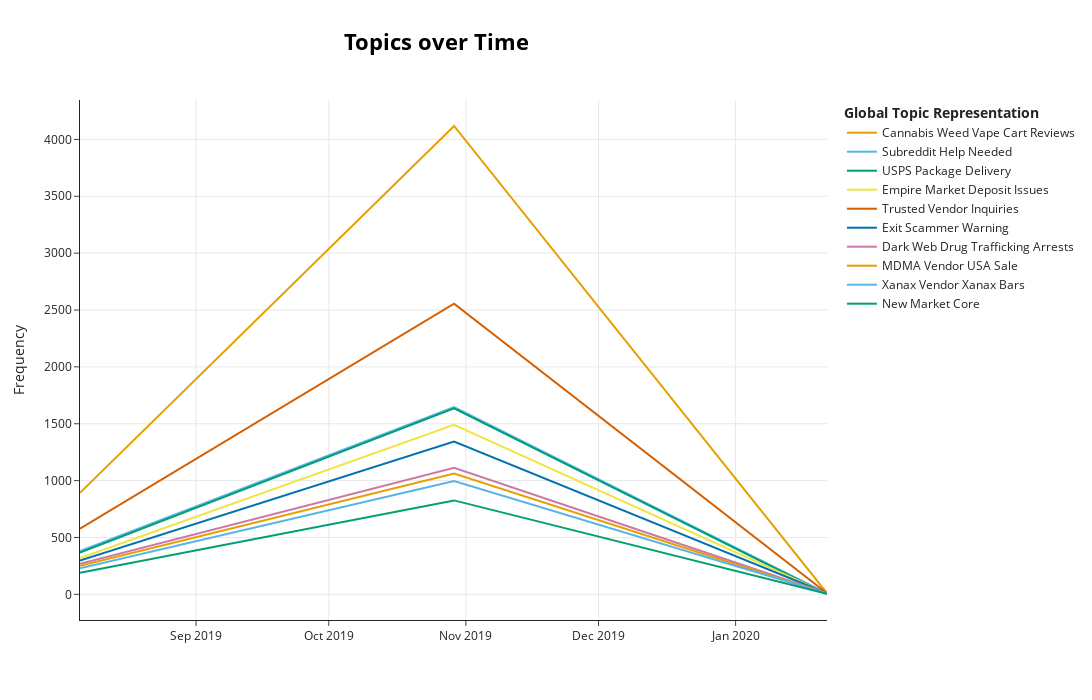

Notebook cell for this chart:
### Markdown cell above
![image.png](attachment:image.png)

### Code cell
topic_model.visualize_topics_over_time(topics_over_time, top_n_topics=10, width=1250, height=700, custom_labels=True)

### Figure 1 — Plotly figure (JSON) as saved in the notebook; plotly's stock layout.template omitted (floating-point values rounded to 4 significant figures)
{"data": [{"hoverinfo": "text", "hovertext": ["<b>Topic 0</b><br>Words: weed, cart, review, cannabis, thc", "<b>Topic 0</b><br>Words: weed, cannabis, cart, review, vendor", "<b>Topic 0</b><br>Words: better, better weed, direct better, grower direct, bitcoin purchace"], "marker": {"color": "#E69F00"}, "mode": "lines", "name": "Cannabis Weed Vape Cart Reviews", "type": "scatter", "x": ["2019-08-05 17:55:40.800", "2019-10-29 08:00:00.000", "2020-01-21 16:00:00.000"], "y": [893, 4118, 10]}, {"hoverinfo": "text", "hovertext": ["<b>Topic 1</b><br>Words: help, sub, need, guy, back", "<b>Topic 1</b><br>Words: help, need, guy, sub, back", "<b>Topic 1</b><br>Words: idrugs orscammers, professional idrugs, mcc source, roa making, best roa"], "marker": {"color": "#56B4E9"}, "mode": "lines", "name": "Subreddit Help Needed", "type": "scatter", "x": ["2019-08-05 17:55:40.800", "2019-10-29 08:00:00.000", "2020-01-21 16:00:00.000"], "y": [381, 1646, 8]}, {"hoverinfo": "text", "hovertext": ["<b>Topic 2</b><br>Words: order, shipping, package, pack, delivery", "<b>Topic 2</b><br>Words: order, shipping, package, pack, delivery", "<b>Topic 2</b><br>Words: version monero, scientific gone, lfw business, gone private, business men"], "marker": {"color": "#009E73"}, "mode": "lines", "name": "USPS Package Delivery", "type": "scatter", "x": ["2019-08-05 17:55:40.800", "2019-10-29 08:00:00.000", "2020-01-21 16:00:00.000"], "y": [367, 1635, 3]}, {"hoverinfo": "text", "hovertext": ["<b>Topic 3</b><br>Words: empire, empire market, empire empire, market, vendor", "<b>Topic 3</b><br>Words: empire, empire market, empire empire, market, vendor", "<b>Topic 3</b><br>Words: prometh, empire, withrawing market, cannabis date, raw prometh"], "marker": {"color": "#F0E442"}, "mode": "lines", "name": "Empire Market Deposit Issues", "type": "scatter", "x": ["2019-08-05 17:55:40.800", "2019-10-29 08:00:00.000", "2020-01-21 16:00:00.000"], "y": [319, 1490, 6]}, {"hoverinfo": "text", "hovertext": ["<b>Topic 4</b><br>Words: vendor, vendor vendor, new, new vendor, inquiry", "<b>Topic 4</b><br>Words: vendor, vendor vendor, new, new vendor, inquiry", "<b>Topic 4</b><br>Words: full driving, drfrosty experience, driving lic, best defense, nt move"], "marker": {"color": "#D55E00"}, "mode": "lines", "name": "Trusted Vendor Inquiries", "type": "scatter", "x": ["2019-08-05 17:55:40.800", "2019-10-29 08:00:00.000", "2020-01-21 16:00:00.000"], "y": [577, 2555, 10]}, {"hoverinfo": "text", "hovertext": ["<b>Topic 5</b><br>Words: scammer, scam, exit, scamming, scammed", "<b>Topic 5</b><br>Words: scammer, scam, exit, scamming, scammed", "<b>Topic 5</b><br>Words: domestic lyrica, legitconnect, new axcess, vendor legitconnect, partner eu"], "marker": {"color": "#0072B2"}, "mode": "lines", "name": "Exit Scammer Warning", "type": "scatter", "x": ["2019-08-05 17:55:40.800", "2019-10-29 08:00:00.000", "2020-01-21 16:00:00.000"], "y": [297, 1344, 8]}, {"hoverinfo": "text", "hovertext": ["<b>Topic 6</b><br>Words: darknet, dark, web, dark web, darkfail", "<b>Topic 6</b><br>Words: darknet, dark, web, dark web, darkfail", "<b>Topic 6</b><br>Words: world regular, admin pm, guarenteed full, question qualitywhite, meth guarenteed"], "marker": {"color": "#CC79A7"}, "mode": "lines", "name": "Dark Web Drug Trafficking Arrests", "type": "scatter", "x": ["2019-08-05 17:55:40.800", "2019-10-29 08:00:00.000", "2020-01-21 16:00:00.000"], "y": [269, 1113, 8]}, {"hoverinfo": "text", "hovertext": ["<b>Topic 7</b><br>Words: mdma, mda, mdma vendor, vendor, usa", "<b>Topic 7</b><br>Words: mdma, mda, mdma vendor, vendor, domestic", "<b>Topic 7</b><br>Words: adderall dosage, cooky cart, spotify subscription, oil economics, availalbe"], "marker": {"color": "#E69F00"}, "mode": "lines", "name": "MDMA Vendor USA Sale", "type": "scatter", "x": ["2019-08-05 17:55:40.800", "2019-10-29 08:00:00.000", "2020-01-21 16:00:00.000"], "y": [252, 1063, 4]}, {"hoverinfo": "text", "hovertext": ["<b>Topic 8</b><br>Words: xanax, mg, diazepam, xanax vendor, valium", "<b>Topic 8</b><br>Words: xanax, mg, diazepam, xanax vendor, valium", "<b>Topic 8</b><br>Words: xanax, cheap robinhood, spread prowar, trucks, stock referral"], "marker": {"color": "#56B4E9"}, "mode": "lines", "name": "Xanax Vendor Xanax Bars", "type": "scatter", "x": ["2019-08-05 17:55:40.800", "2019-10-29 08:00:00.000", "2020-01-21 16:00:00.000"], "y": [230, 997, 6]}, {"hoverinfo": "text", "hovertext": ["<b>Topic 17</b><br>Words: market, market market, new market, new, markets", "<b>Topic 17</b><br>Words: market, market market, new market, new, markets", "<b>Topic 17</b><br>Words: thc cap, newbieforever fairy, got number, fress, fairy tale"], "marker": {"color": "#009E73"}, "mode": "lines", "name": "New Market Core", "type": "scatter", "x": ["2019-08-05 17:55:40.800", "2019-10-29 08:00:00.000", "2020-01-21 16:00:00.000"], "y": [190, 826, 4]}], "layout": {"height": 700, "hoverlabel": {"bgcolor": "white", "font": {"family": "Rockwell", "size": 16}}, "legend": {"title": {"text": "<b>Global Topic Representation"}}, "title": {"font": {"color": "Black", "size": 22}, "text": "<b>Topics over Time</b>", "x": 0.4, "xanchor": "center", "y": 0.95, "yanchor": "top"}, "width": 1250, "xaxis": {"showgrid": true}, "yaxis": {"showgrid": true, "title": {"text": "Frequency"}}}}
